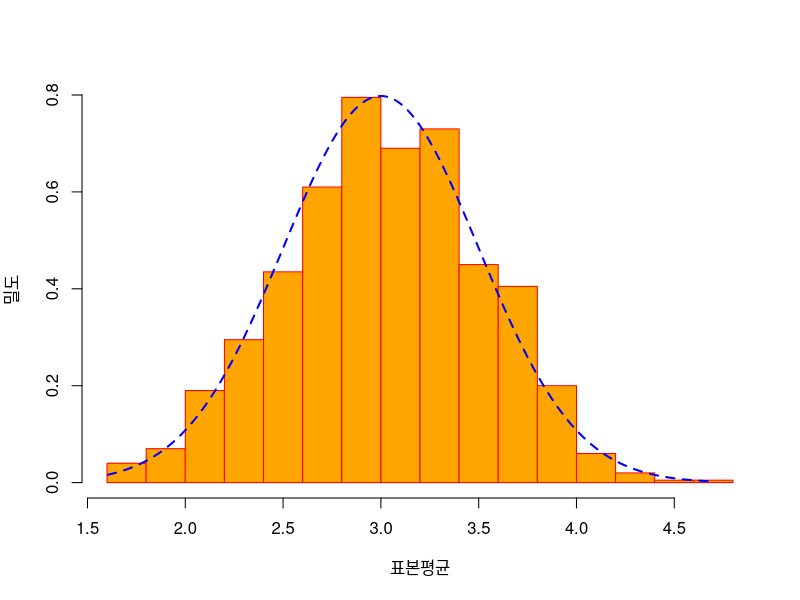
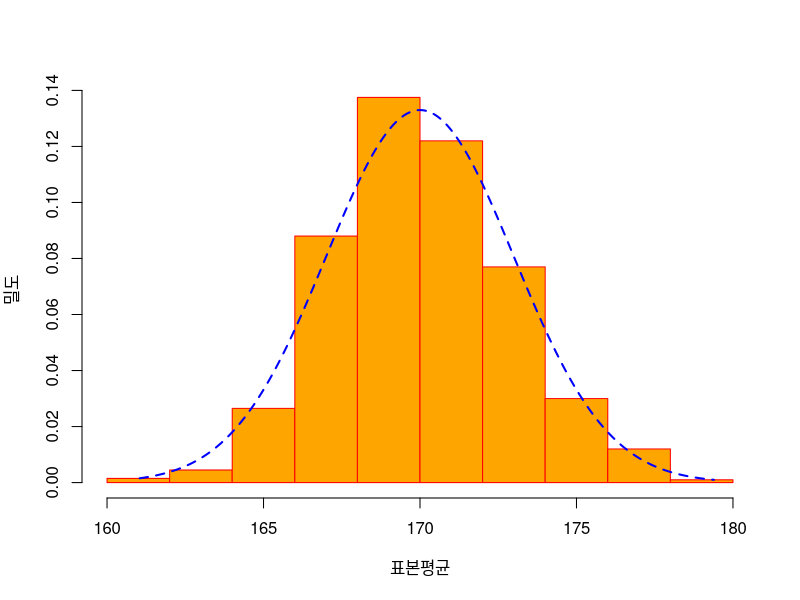

The R script that drew these images, in order:
# 두 정규분포 N(3,1^2)과 N(170,6^2)으로부터 표본크기가 4인 표본 1000번 추출, 추출마다 평균 저장
set.seed(9)
n<-1000
r.1.mean=rep(NA,n)
r.2.mean=rep(NA,n)
# 두 정규분포로부터 4개의 표본 추출, 그 평균을 저장
for (i in 1:n){
  r.1.mean[i]=mean(rnorm(4,mean=3,sd=1))
  r.2.mean[i]=mean(rnorm(4,mean=170,sd=6))
}
# 표본평균의 분포에 대한 히스토그램, 분포가 따를것으로 예상되는 확률도표
hist(r.1.mean, prob=TRUE, xlab="표본평균", ylab="밀도",main="", col="orange",border="red")
x1<-seq(min(r.1.mean), max(r.1.mean), length=1000)
y1<-dnorm(x=x1, mean=3, sd=(1/sqrt(4)))
lines(x1,y1,lty=2,lwd=2,col="blue")

hist(r.2.mean, prob=TRUE, xlab="표본평균", ylab="밀도",main="", col="orange",border="red")
x2<-seq(min(r.2.mean), max(r.2.mean), length=1000)
y2<-dnorm(x=x2, mean=170, sd=(6/sqrt(4)))
lines(x2,y2,lty=2,lwd=2,col="blue")